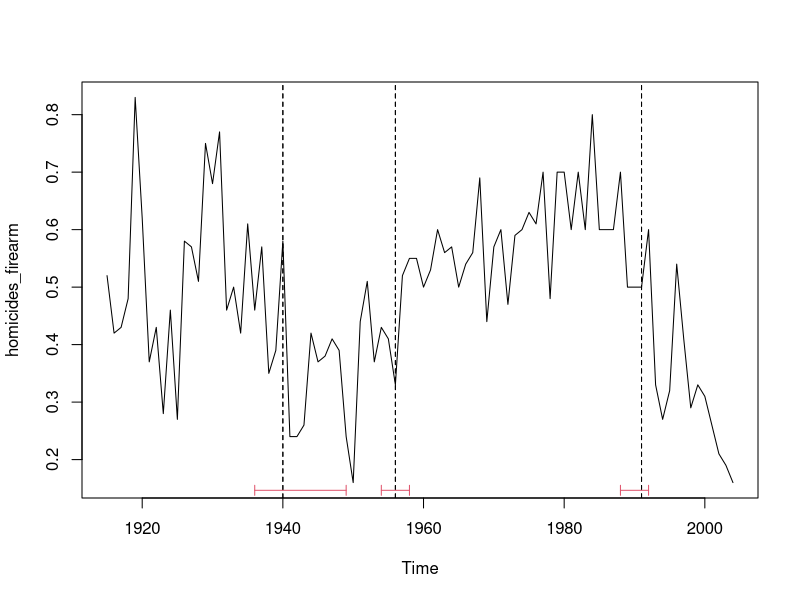
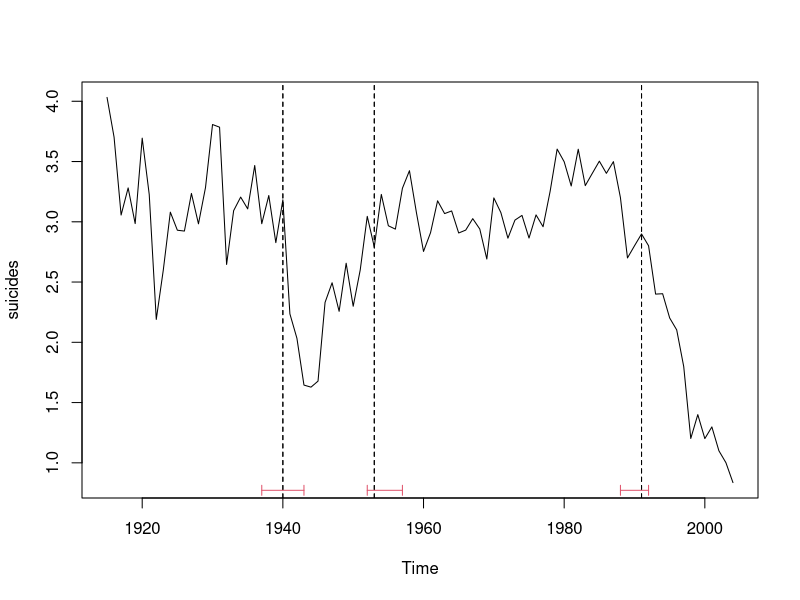
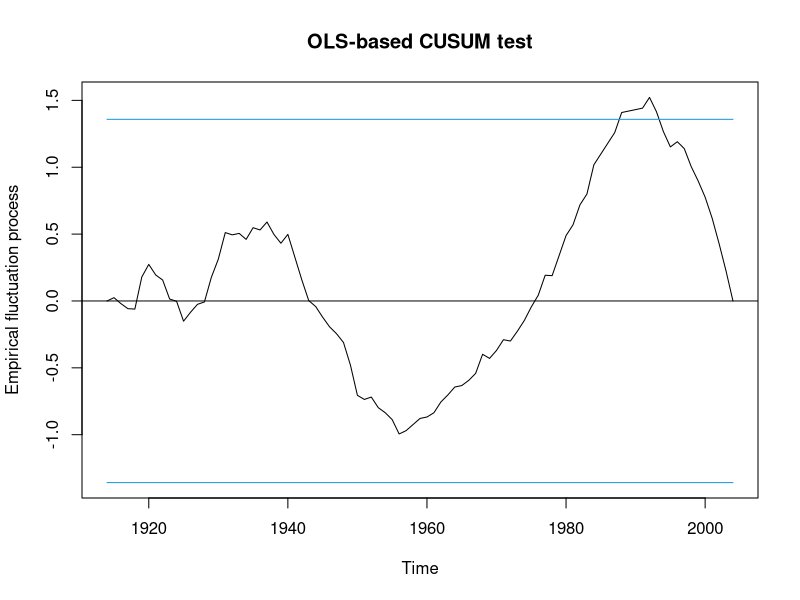

The R script that drew these images, in order:
### STRUCTURAL BREAK TESTS

# 1. Testing for a structural break (with a priori knowledge)

  # Given a time series and an a priori point where a "change" happened, test the significance of it using a Chow Test
  # From Wikipedia, The Chow test, proposed by econometrician Gregory Chow in 1960, is a test of whether the coefficients   
  # in two linear regressions on different data sets are equal. In econometrics, it is most commonly used in time series analysis 
  # to test for the presence of a structural break at a period which can be assumed to be known a priori 
  # (for instance, a major historical event such as a war). 


  ## Load Libraries
  library(strucchange)
  
  ## Download dataset "deaths-from-homicides-and-suicid" with Deaths from homicides and suicides in Australia per 100.000 people
  ## https://datamarket.com/data/set/238x/deaths-from-homicides-and-suicides-in-australia
  
  ## Load dataset "deaths-from-homicides-and-suicid" from current working directory
  deaths <- read.csv(file="data/deaths-from-homicides-and-suicid.csv", header=TRUE, sep=",")[-91,]
  
  
  ## Create timeseries object for homicides by firearms 
  homicides_firearm <- ts(deaths$Firearm..Homicide, start = 1915, end = 2004)
  
  ## store the breakdates
  bp_ts <- breakpoints(homicides_firearm ~ 1)
  
  # this will give you the break dates and their confidence intervals
  summary(bp_ts) 
  
  # store the confidence intervals
  ci_ts <- confint(bp_ts)
  
  ## to plot the breakpoints with confidence intervals
  plot(homicides_firearm)
  lines(bp_ts)
  lines(ci_ts)
  
  #----
  
  ## Create timeseries object for suicides by firearms 
  suicides <- ts(deaths$Firearm..Suicide, start = 1915, end = 2004)
  
  ## store the breakdates
  bp_ts <- breakpoints(suicides ~ 1)
  
  # this will give you the break dates and their confidence intervals
  summary(bp_ts) 
  
  # store the confidence intervals
  ci_ts <- confint(bp_ts)
  
  ## to plot the breakpoints with confidence intervals
  plot(suicides)
  lines(bp_ts)
  lines(ci_ts)
  
  
  ## test the model null hypothesis that the average homicide by firearm rate remains constant
  ## over the years
  ## compute OLS-CUSUM fluctuation process
  homfa.cus <- efp(homicides_firearm ~ 1, type = "OLS-CUSUM")
  ## plot the process without boundaries
  plot(homfa.cus, alpha = 0.05, boundary = FALSE)
  ## add the boundaries in another colour
  bound <- boundary(homfa.cus, alpha = 0.05)
  lines(bound, col=4)
  lines(-bound, col=4)
  
  
